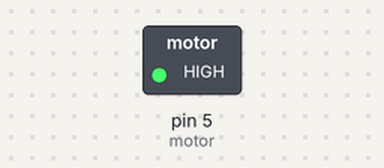
The sketch below on a simulated Arduino Uno, built with avr-gcc and run on an emulated ATmega328P. Shown: switched loads named in the sketch (green lamp = pin HIGH). What the sketch prints to the serial monitor is not drawn.

Above: at 0.1 s.
Timing chart, 0 to 1.6 s (numbered marks = the images above):
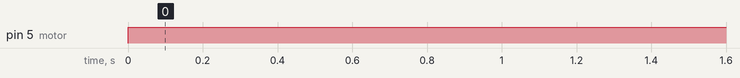

Measured:
- by itself, pin 5 (motor): LOW → HIGH at 0.00 s

The sketch:

relaytest.ino
```cpp
int val;
const int motor = 5;
void setup()
{
Serial.begin(9600);
  pinMode(motor, OUTPUT);
}
void loop()
{

val = 1;  // It will read the incoming or arriving data byte
Serial.println(val);
if(val==1){
    digitalWrite(motor, HIGH);
  Serial.println("Current Flowing");
}
else{
  digitalWrite(motor, LOW);
  Serial.println("Current not Flowing");
}


delay(100);
}
```
